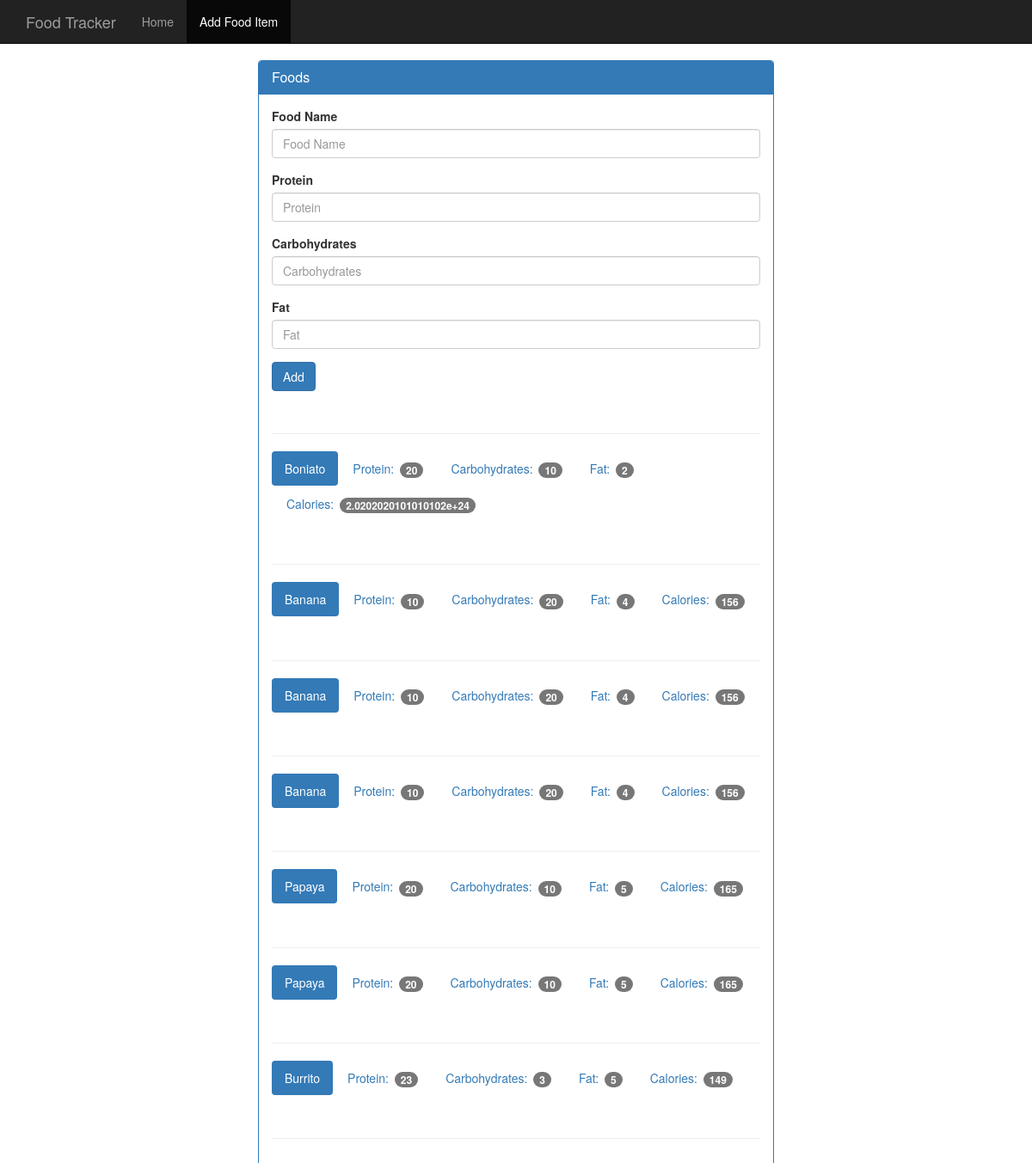
The app's page /food with its own data.
### tables this page shows
CREATE TABLE food(
    id integer primary key autoincrement,
    name text not null,
    protein integer not null,
    carbohydrates integer not null,
    fat integer not null,
    calories integer not null
);

### app.py (the view, shortened to what this page needs)
@app.route('/food', methods=['GET', 'POST'])
def food():
    db = get_db()
    cur = db.execute('select name, protein, carbohydrates, fat, calories from food')
    results = cur.fetchall()
    return render_template('add_food.html', results=results)

### app.py (called while the page is built)
def connect_db():
    sql = sqlite3.connect('food_log.db')  # database root
    sql.row_factory = sqlite3.Row
    return sql

def get_db():
    if not hasattr(g, 'sqlite3'):
        g.sqlite_db = connect_db()
    return g.sqlite_db

### templates/add_food.html (shortened to what this page needs)
<!DOCTYPE html>
<html lang="en">
  <head>
    <link href="{{ url_for('static',filename='bootstrap.min.css') }}" rel="stylesheet">
    <link href="{{ url_for('static',filename='theme.css') }}" rel="stylesheet">
  </head>
  <body>
    <nav class="navbar navbar-inverse navbar-fixed-top">
      <div class="container">
        <div class="navbar-header">
          <a class="navbar-brand" href="#">Food Tracker</a>
        </div>
        <div id="navbar" class="navbar-collapse collapse">
          <ul class="nav navbar-nav">
            <li><a href="#">Home</a></li>
            <li class="active"><a href="#">Add Food Item</a></li>
          </ul>
        </div>
      </div>
    </nav>
    <div class="container theme-showcase col-sm-6 col-sm-offset-3" role="main">
      <div class="row">
        <div>
          <div class="panel panel-primary">
            <div class="panel-heading">
              <h3 class="panel-title">Foods</h3>
            </div>
            <div class="panel-body">
              <form method="POST" action="{{ url_for('food') }}">
                <div class="form-group">
                  <label for="food-name">Food Name</label>
                  <input type="text" class="form-control" id="food-name" placeholder="Food Name" name="food-name">
                </div>
                <div class="form-group">
                  <label for="protein">Protein</label>
                  <input type="number" class="form-control" id="protein" placeholder="Protein" name="protein">
                </div>
                <div class="form-group">
                  <label for="carbohydrates">Carbohydrates</label>
                  <input type="number" class="form-control" id="carbohydrates" placeholder="Carbohydrates" name="carbohydrates">
                </div>
                <div class="form-group">
                  <label for="fat">Fat</label>
                  <input type="number" class="form-control" id="fat" placeholder="Fat" name="fat">
                </div>
                <button type="submit" class="btn btn-primary">Add</button>
              </form>
              <div class="page-header"></div>
              {% for food in results %}
              <ul class="nav nav-pills" role="tablist">
                <li class="active"><a>{{food.name}}</a></li>
                <li><a>Protein: <span class="badge">{{food.protein}}</span></a></li>
                <li><a>Carbohydrates: <span class="badge">{{food.carbohydrates}}</span></a></li>
                <li><a>Fat: <span class="badge">{{food.fat}}</span></a></li>
                <li><a>Calories: <span class="badge">{{food.calories}}</span></a></li>
              </ul>
              <div class="page-header"></div>
              {% endfor %}
            </div>
          </div>
        </div>
      </div>
    </div>
  </body>
</html>

### static/theme.css (style rules this page uses)
body { padding-top: 70px; padding-bottom: 30px; }

### records on screen
food: name "Boniato", protein "20", carbohydrates "10", fat "2", calories "2.0202020101010102e+24"
food: name "Banana", protein "10", carbohydrates "20", fat "4", calories "156"
food: name "Banana", protein "10", carbohydrates "20", fat "4", calories "156"
food: name "Banana", protein "10", carbohydrates "20", fat "4", calories "156"
food: name "Papaya", protein "20", carbohydrates "10", fat "5", calories "165"
food: name "Papaya", protein "20", carbohydrates "10", fat "5", calories "165"
food: name "Burrito", protein "23", carbohydrates "3", fat "5", calories "149"
